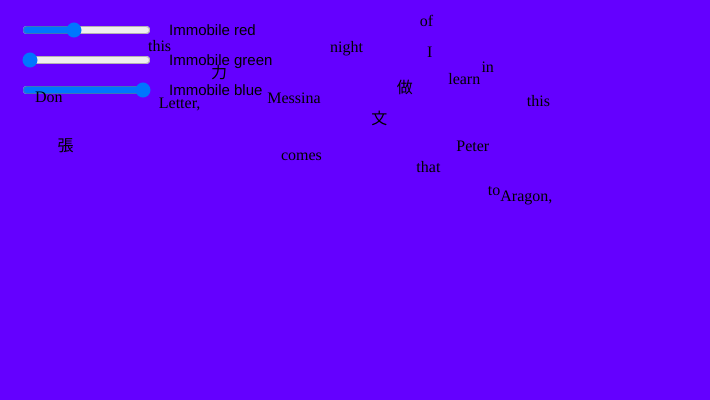
Frame 1 (no input)
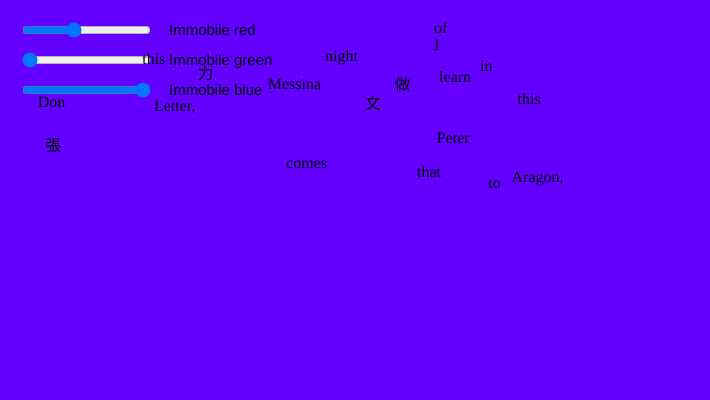
Frame 60 (no input)
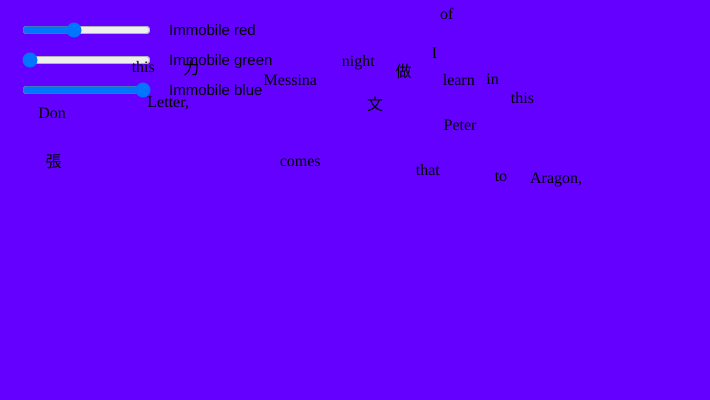
Frame 120 (the mouse pressed at the canvas centre since frame 60)

The p5.js sketch that drew these frames (run headless with seeded random() and noise() and a simulated clock; from frame 60 on, the mouse is pressed at the canvas centre):

// p5.js sketch
// ── sketch.js
let dancingWords = [];
let rSlider, gSlider, bSlider;
class DanceSpan {
  constructor(element, x, y) {
    element.position(x, y);
    this.element = element;
    this.x = x;
    this.y = y;

  }

  brownian() {
    this.x += random(-2, 2);
    this.y += random(-2, 2);
    this.element.position(this.x, this.y);
      }
}

function setup() {
  createCanvas(710, 400);
  textSize(15);
  noStroke();
  createP(
    'I learn in this Letter, that Don Peter of Aragon, ' +
      ' comes this night to Messina' +
        ' 張 力 文 做'
  ).addClass('text').hide();
  const texts = selectAll('.text');
  rSlider = createSlider(0, 255, 100);
  rSlider.position(20, 20);
  gSlider = createSlider(0, 255, 0);
  gSlider.position(20, 50);
  bSlider = createSlider(0, 255, 255);
  bSlider.position(20, 80);

  for (let i = 0; i < texts.length; i++) {
    const paragraph = texts[i].html();
    const words = paragraph.split(' ');
    for (let j = 0; j < words.length; j++) {
      const spannedWord = createSpan(words[j]);
      const dw = new DanceSpan(spannedWord, random(600), random(200));
      dancingWords.push(dw);
  while (this.y>350){
      this.y=this.y-50
  while (this.x>600){
      this.x=this.x-50
        }
      }
    }
  }
}

function draw() {
  const r = rSlider.value();
  const g = gSlider.value();
  const b = bSlider.value();
  background(r, g, b);
  text('Immobile red', rSlider.x * 2 + rSlider.width, 35);
  text('Immobile green', gSlider.x * 2 + gSlider.width, 65);
  text('Immobile blue', bSlider.x * 2 + bSlider.width, 95);
  for (let i = 0; i < dancingWords.length; i++) {
    dancingWords[i].brownian();
  }
}
